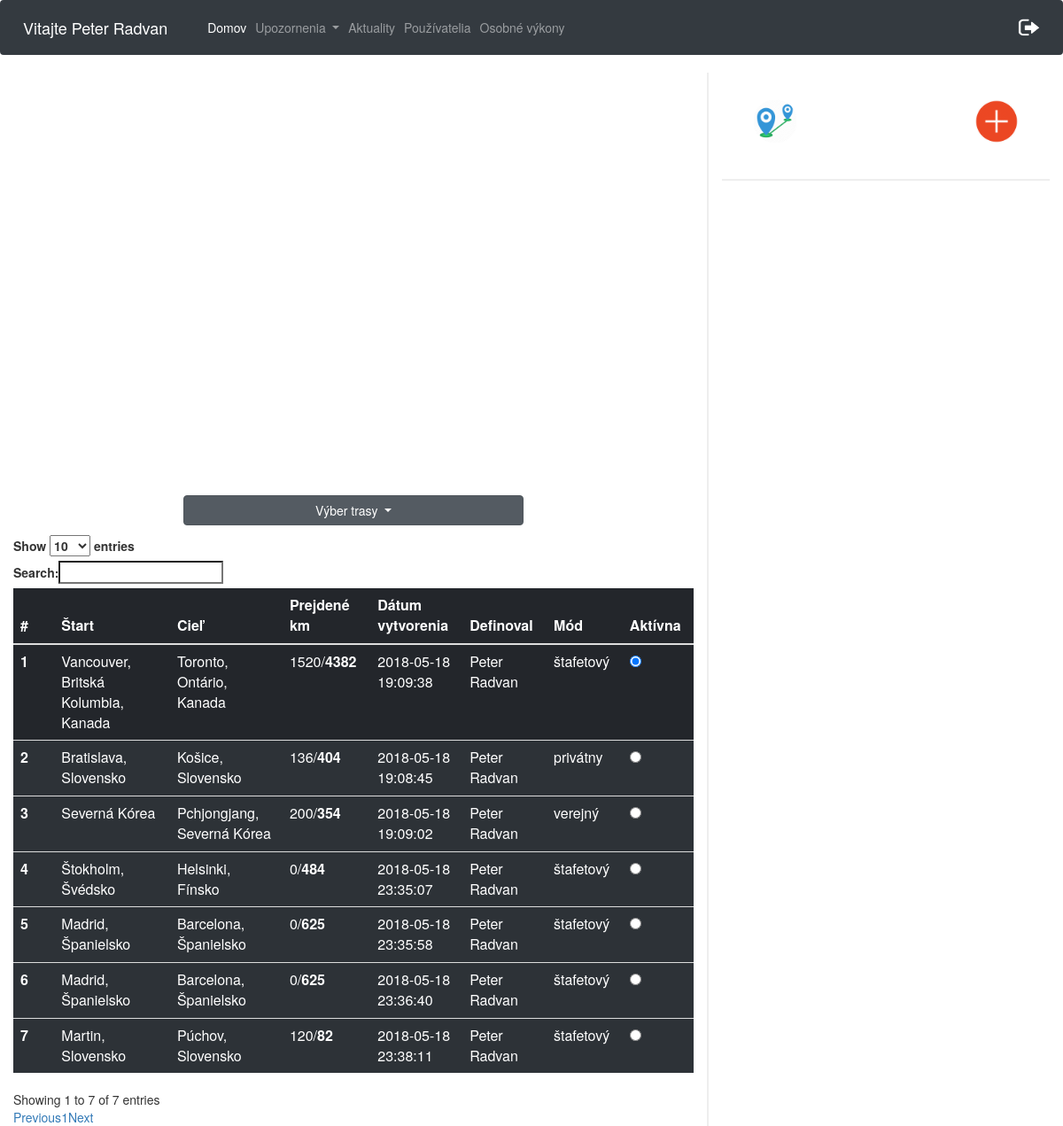
The page /cesty.php (signed in) on the database its author committed.
### tables this page shows
CREATE TABLE `pouzivatelia` (
  `id` int(11) NOT NULL,
  `meno` varchar(20) NOT NULL,
  `priezvisko` varchar(20) NOT NULL,
  `email` varchar(40) NOT NULL,
  `heslo` varchar(60) NOT NULL,
  `stredna_skola` varchar(40) NOT NULL,
  `stredna_skola_adresa` varchar(60) NOT NULL,
  `ulica` varchar(40) NOT NULL,
  `psc` varchar(10) NOT NULL,
  `obec` varchar(40) NOT NULL,
  `rola` varchar(10) NOT NULL DEFAULT 'user',
  `odoberatel` tinyint(1) NOT NULL DEFAULT '0',
  `prve_prihlasenie` int(11) NOT NULL DEFAULT '0',
  `id_timu` int(11) DEFAULT NULL
);

CREATE TABLE `trasa_pouzivatel` (
  `id` int(11) NOT NULL,
  `id_pouzivatel` int(11) NOT NULL,
  `id_trasa` int(11) NOT NULL,
  `prejdene_km` int(11) NOT NULL,
  `aktivna_trasa` int(11) NOT NULL
);

CREATE TABLE `trasa` (
  `id` int(10) UNSIGNED NOT NULL,
  `start_nazov` varchar(50) NOT NULL,
  `start_lat` varchar(20) NOT NULL,
  `start_long` varchar(20) NOT NULL,
  `ciel_nazov` varchar(50) NOT NULL,
  `ciel_lat` varchar(20) NOT NULL,
  `ciel_long` varchar(20) NOT NULL,
  `celkove_km` double NOT NULL,
  `datum_vytvorenia` datetime NOT NULL,
  `mod_trasy` varchar(20) NOT NULL,
  `id_user` int(11) NOT NULL,
  `vytvoril` varchar(100) NOT NULL
);

### cesty.php (the view, shortened to what this page needs)
<html>
<head>
    <link rel="stylesheet" href="https://maxcdn.bootstrapcdn.com/bootstrap/4.0.0/css/bootstrap.min.css">
    <link rel="stylesheet" type="text/css" href="https://maxcdn.bootstrapcdn.com/bootstrap/3.3.7/css/bootstrap.min.css">
    <link rel="stylesheet" type="text/css" href="https://cdn.datatables.net/1.10.16/css/dataTables.bootstrap.min.css">
    <link rel="stylesheet" href="./css/cesty.css">
</head>
<body>
<nav class="navbar navbar-expand-lg  navbar-dark bg-dark">
        <span class="navbar-brand" >
            <?php
            $conn = new mysqli($servername, $username, $password, $dbname);
            $conn->set_charset("UTF8");
            $email= $_SESSION['email'];
            $query="SELECT meno, priezvisko from pouzivatelia WHERE email='$email'";
            $result = mysqli_query($conn,$query);
            while ($data = mysqli_fetch_array($result)){
                echo "Vitajte ".$data['meno']." ".$data['priezvisko'];
            }
            ?>
        </span>
    <div class="collapse navbar-collapse" id="navbarSupportedContent">
        <ul class="navbar-nav mr-auto">
            <li class="nav-item active">
                <a class="nav-link" href="cesty.php">Domov</a>
            </li>
            <li class="nav-item dropdown">
                <a class="nav-link dropdown-toggle" href="#" id="navbarDropdown" role="button" data-toggle="dropdown" aria-haspopup="true" aria-expanded="false">
                    Upozornenia
                </a>
            </li>
            <li class="nav-item">
                <a class="nav-link" href="aktuality.php">
                    Aktuality
                </a>
            </li>
            <li class="nav-item" id="registracia" style="display: none;">
                <a class="nav-link" href="registraciaPouzivatela.php">
                    Používatelia
                </a>
            </li>
            <li class="nav-item" id="osobneVykony" style="display: inline;">
                <a class="nav-link" href="osobneVykony.php">
                    Osobné výkony
                </a>
            </li>
        </ul>
        <ul class="nav navbar-nav navbar-right">
            <li><a href="aktuality.php?odhlasenie='1'"><img src="logOut.png" width="25px" height="20px"></a></li>
        </ul>
    </div>
</nav>
<div class="row">
    <div class="col-8 leftCol">
        <div id="myMap" style="height: 400px; width: 70%"></div>
        <div class="dropdown show " id="trasyId">
            <a class="btn btn-secondary dropdown-toggle" href="#" role="button" id="dropdownMenuLink" data-toggle="dropdown" aria-haspopup="true" aria-expanded="false">
                Výber trasy
            </a>
            <?php
            $conn = new mysqli($servername, $username, $password, $dbname);
            $conn->set_charset("UTF8");
            $idU = $_SESSION['id'];
            $sql = "SELECT trasa.id as tid, pouzivatelia.id, trasa.start_nazov, trasa.ciel_nazov, trasa_pouzivatel.prejdene_km, trasa.celkove_km, trasa.datum_vytvorenia, trasa_pouzivatel.aktivna_trasa, trasa.mod_trasy, trasa.vytvoril
                    FROM trasa_pouzivatel
                    INNER JOIN trasa ON trasa.id = trasa_pouzivatel.id_trasa
                    INNER JOIN pouzivatelia on pouzivatelia.id = trasa_pouzivatel.id_pouzivatel
                    WHERE trasa_pouzivatel.id_pouzivatel = $idU ORDER BY aktivna_trasa DESC";
            ?>
        </div>
        <table class="table table-dark" id="privatneTrasy">
            <thead>
            <tr>
                <th scope="col">#</th>
                <th scope="col">Štart</th>
                <th scope="col">Cieľ</th>
                <th scope="col">Prejdené km</th>
                <th scope="col">Dátum vytvorenia</th>
                <th scope="col">Definoval</th>
                <th scope="col">Mód</th>
                <th scope="col">Aktívna</th>
            </tr>
            </thead>
            <tbody>
            <?php
            $i = 1;
            if ($result = $conn->query($sql)) {
                while ($row = $result->fetch_object()) {
                    echo "<tr>";
                    echo "<th scope='row'>$i <span class='spanId' >$row->id</span><span class='spanTid' >$row->tid</span></th>";
                    echo "<td>$row->start_nazov</td>";
                    echo "<td>$row->ciel_nazov</td>";
                    echo "<td>$row->prejdene_km/<b>".round($row->celkove_km)."</b></td>";
                    echo "<td>$row->datum_vytvorenia</td>";
                    echo "<td>$row->vytvoril</td>";
                    echo "<td>$row->mod_trasy</td>";
                    if($row->aktivna_trasa > 0){
                        echo "<td><input onclick='check($i)' class='radio' type='radio' checked> </td>";
                    }
                    else{
                        echo "<td><input onclick='check($i)' class='radio' type='radio' ></td>";
                    }
                    echo "</tr>";
                    $i++;
                }
            }
            ?>
            </tbody>
        </table>
    </div>
    <div class="col-4 rightCol">
        <img src="img/add.png" id="privateBtn" class="addBtn" alt="add">
        <img src="img/distance.png" id="distanceBtn" class="addBtn" alt="add">
        <div class="progressDiv">
        </div>
        </div>
    </div>
</body>
</html>

### css/cesty.css (style rules this page uses)
.leftCol { border-right: 2px solid #eee !important; }
.row { box-sizing: border-box !important; margin:0; }
#myMap { margin: 5% auto; }
#dropdownMenuLink { width:100% !important; margin-bottom:3% !important; }
#trasyId { margin: 0 auto; width:50% !important; }
.addBtn { position: absolute; top:30px; right:50px; width: 50px; height:50px; transition: all 0.3s linear; border-radius: 50%; }
.addBtn:nth-child(2) { right:110px; }
#distanceBtn { left:50px; }
#privatneTrasy tr { background: rgba(50,56,62,0.7); }
#privatneTrasy tr:first-child { background: rgba(50,56,62,0.1); }
.progressDiv { border-top: 2px solid #eee; margin-top: 120px; }

### rows shown on the page
pouzivatelia: meno "Peter", priezvisko "Radvan"
trasa_pouzivatel: id_trasa.start_nazov "Vancouver, Britská Kolumbia, Kanada", id_trasa.ciel_nazov "Toronto, Ontário, Kanada", prejdene_km "1520", id_trasa.celkove_km "4382", id_trasa.datum_vytvorenia "2018-05-18 19:09:38", id_trasa.vytvoril "Peter Radvan", id_trasa.mod_trasy "štafetový"
trasa_pouzivatel: id_trasa.start_nazov "Bratislava, Slovensko", id_trasa.ciel_nazov "Košice, Slovensko", prejdene_km "136", id_trasa.celkove_km "404", id_trasa.datum_vytvorenia "2018-05-18 19:08:45", id_trasa.vytvoril "Peter Radvan", id_trasa.mod_trasy "privátny"
trasa_pouzivatel: id_trasa.start_nazov "Severná Kórea", id_trasa.ciel_nazov "Pchjongjang, Severná Kórea", prejdene_km "200", id_trasa.celkove_km "354", id_trasa.datum_vytvorenia "2018-05-18 19:09:02", id_trasa.vytvoril "Peter Radvan", id_trasa.mod_trasy "verejný"
trasa_pouzivatel: id_trasa.start_nazov "Štokholm, Švédsko", id_trasa.ciel_nazov "Helsinki, Fínsko", prejdene_km "0", id_trasa.celkove_km "484", id_trasa.datum_vytvorenia "2018-05-18 23:35:07", id_trasa.vytvoril "Peter Radvan", id_trasa.mod_trasy "štafetový"
trasa_pouzivatel: id_trasa.start_nazov "Madrid, Španielsko", id_trasa.ciel_nazov "Barcelona, Španielsko", prejdene_km "0", id_trasa.celkove_km "625", id_trasa.datum_vytvorenia "2018-05-18 23:35:58", id_trasa.vytvoril "Peter Radvan", id_trasa.mod_trasy "štafetový"
trasa_pouzivatel: id_trasa.start_nazov "Madrid, Španielsko", id_trasa.ciel_nazov "Barcelona, Španielsko", prejdene_km "0", id_trasa.celkove_km "625", id_trasa.datum_vytvorenia "2018-05-18 23:36:40", id_trasa.vytvoril "Peter Radvan", id_trasa.mod_trasy "štafetový"
trasa_pouzivatel: id_trasa.start_nazov "Martin, Slovensko", id_trasa.ciel_nazov "Púchov, Slovensko", prejdene_km "120", id_trasa.celkove_km "82", id_trasa.datum_vytvorenia "2018-05-18 23:38:11", id_trasa.vytvoril "Peter Radvan", id_trasa.mod_trasy "štafetový"
